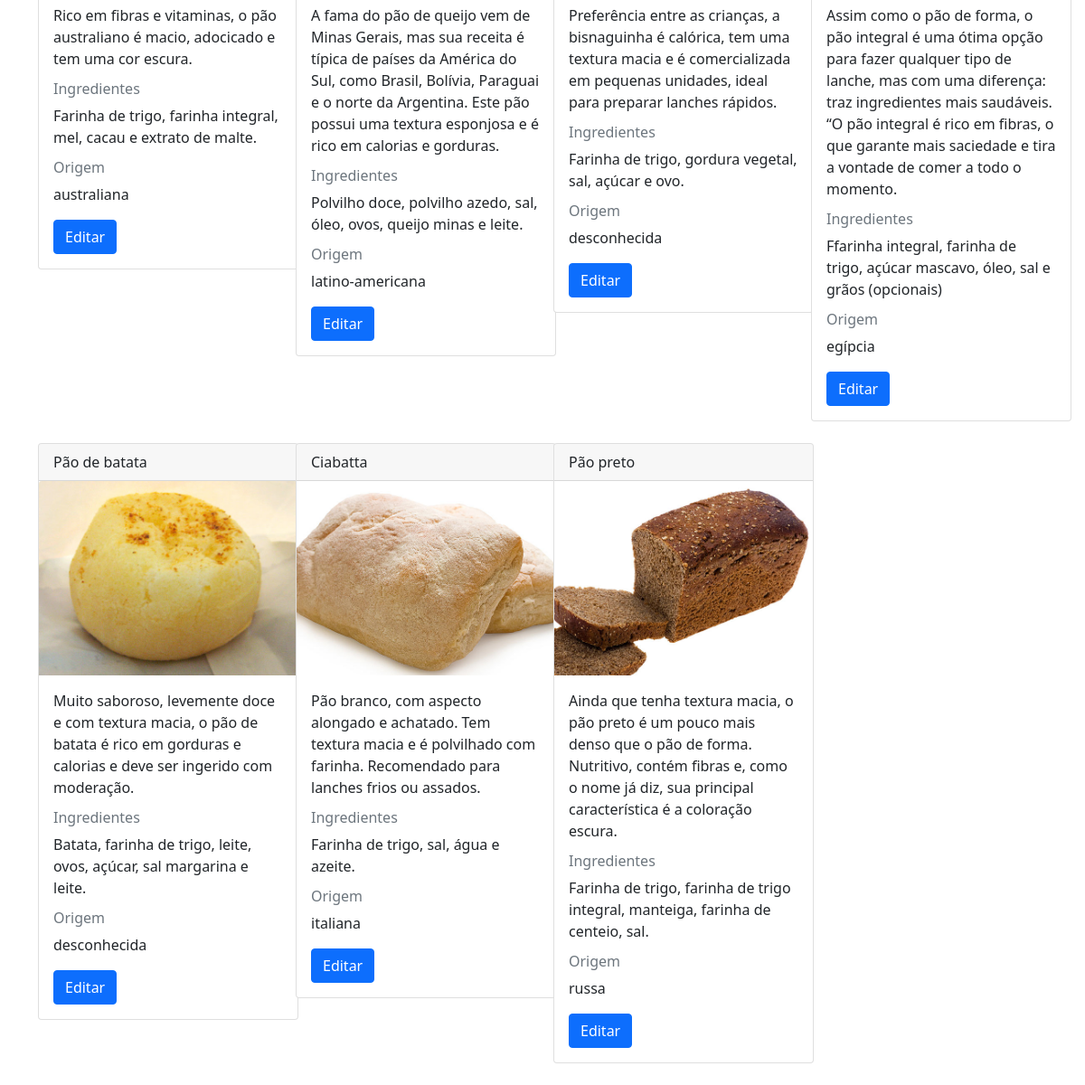
The page /listar_produtos (lower part) on the database as committed earlier.
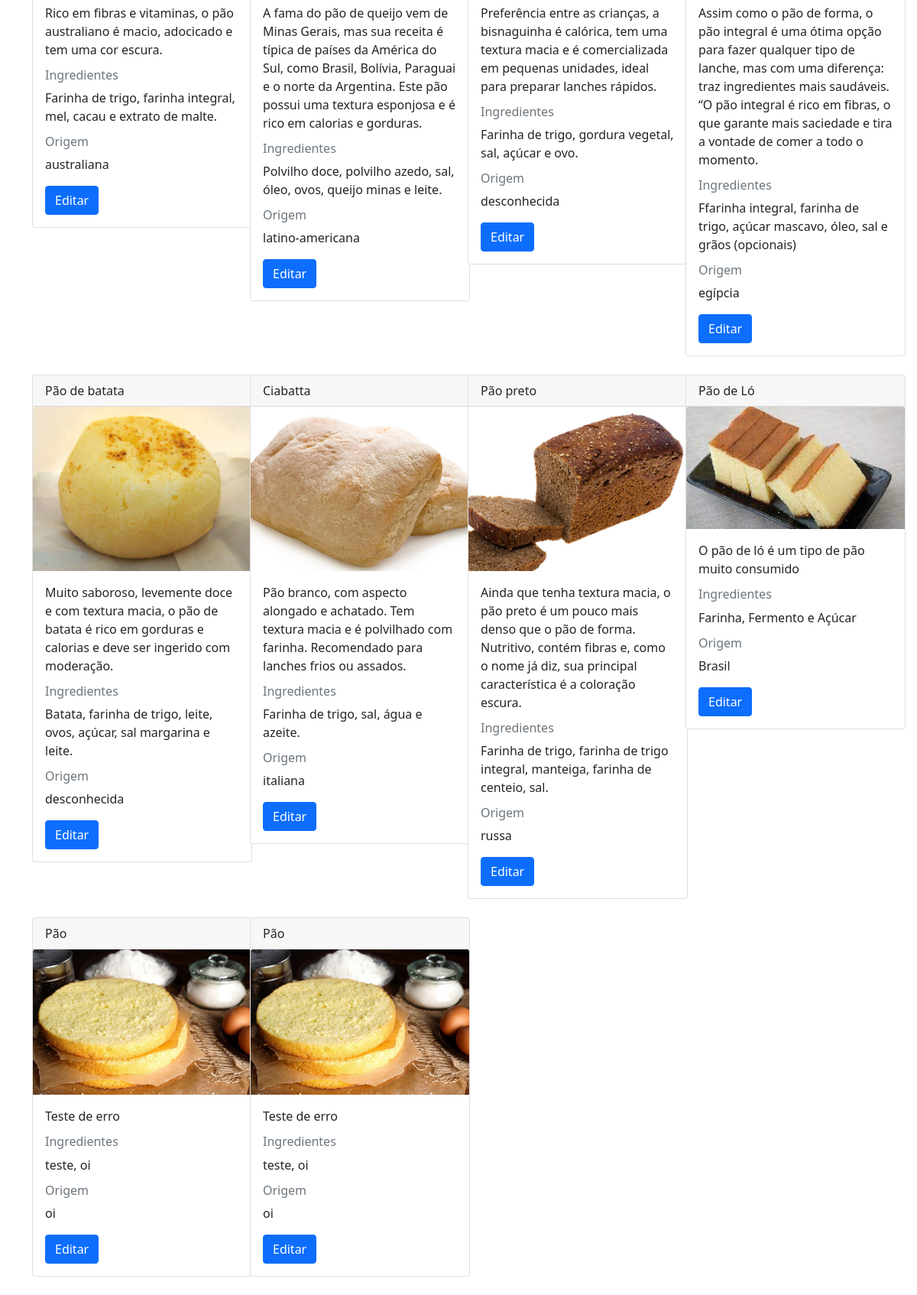
The same page on the database as committed later.
### app.py (models this page shows, shortened)
class Product(db.Model):
    __tablename__ = 'produto'
    id = db.Column(db.Integer, primary_key=True)
    nome = db.Column(db.String(100), nullable=False)
    descricao = db.Column(db.String(500))
    ingredientes = db.Column(db.String(500))
    origem = db.Column(db.String(100))
    imagem = db.Column(db.String(100))

### app.py (the view)
@app.route("/listar_produtos", methods=["GET", "POST"])
def listar_produtos():
    if request.method == "POST":
        termo = request.form["pesquisa"]
        resultado = db.session.execute(db.select(Product).filter(Product.nome.like(f'%{termo}%'))).scalars()
        return render_template('produtos.html', produtos=resultado)
    else:
        produtos = db.session.execute(db.select(Product)).scalars()
        return render_template("produtos.html", produtos=produtos)

### templates/produtos.html (shortened to what this page needs)
{% extends 'base.html' %}
{% block main %}
<div class="container">
    <br>
    <div class="row">
        {% for produto in produtos %}
        <div class="col-md-3">
            <div class="card" style="width: 18rem;">
                <div class="card-header">
                    {{produto.nome}}
                  </div>
                <img src="{{url_for('static', filename='imagens/' + produto.imagem)}}" class="card-img-top"
                    alt="{{produto.nome}}">
                <div class="card-body">
                    <p class="card-text">{{produto.descricao}}</p>
                    <h6 class="card-subtitle mb-2 text-muted">Ingredientes</h6>
                    <p>{{produto.ingredientes}}</p>
                    <h6 class="card-subtitle mb-2 text-muted">Origem</h6>
                    <p>{{produto.origem}}</p>
                    <a href="#" class="btn btn-primary">Editar</a>
                </div>
            </div>
            <br>
        </div>
        {% endfor %}
    </div>
</div>
{% endblock %}

### templates/base.html (shortened to what this page needs)
<!DOCTYPE html>
<html lang="pt-BR">
<head>
  <link href="https://cdn.jsdelivr.net/npm/bootstrap@5.1.3/dist/css/bootstrap.min.css" rel="stylesheet"
>
</head>
<body>
  <main>
    {% block main %}
    {% endblock %}
  </main>
</body>
</html>

Rows that differ between the two databases and show on the page:
added Product: nome "Pão de Ló", imagem (picture), descricao "O pão de ló é um tipo de pão muito consumido", ingredientes "Farinha, Fermento e Açúcar", origem "Brasil"
added Product: nome "Pão", imagem (picture), descricao "Teste de erro", ingredientes "teste, oi", origem "oi"
added Product: nome "Pão", imagem (picture), descricao "Teste de erro", ingredientes "teste, oi", origem "oi"
